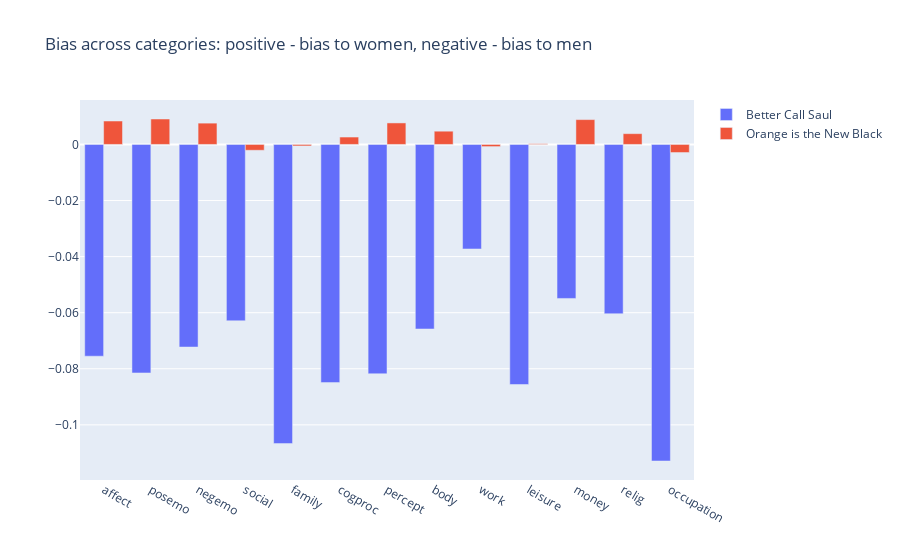

Notebook code for this chart:
### Code cell
visualize_categories(result.index, result.iloc[:, 0].values, result.iloc[:, 2].values) #visualize categories

### Figure 1 — Plotly figure (JSON) as saved in the notebook; plotly's stock layout.template omitted (floating-point values rounded to 4 significant figures)
{"data": [{"name": "Better Call Saul", "type": "bar", "x": ["affect", "posemo", "negemo", "social", "family", "cogproc", "percept", "body", "work", "leisure", "money", "relig", "occupation"], "y": [-0.07551, -0.08149, -0.07226, -0.06289, -0.1067, -0.08494, -0.08178, -0.06581, -0.03727, -0.08561, -0.05492, -0.06038, -0.1129]}, {"name": "Orange is the New Black", "type": "bar", "x": ["affect", "posemo", "negemo", "social", "family", "cogproc", "percept", "body", "work", "leisure", "money", "relig", "occupation"], "y": [0.008356, 0.009078, 0.007605, -0.002076, -0.0005255, 0.002642, 0.007677, 0.004728, -0.0007653, 0.0002546, 0.008864, 0.003846, -0.00288]}], "layout": {"autosize": true, "barmode": "group", "title": {"text": "Bias across categories: positive - bias to women, negative - bias to men"}, "xaxis": {"autorange": true, "range": [-0.5, 12.5], "type": "category"}, "yaxis": {"autorange": true, "range": [-0.1197, 0.01585], "type": "linear"}}}
